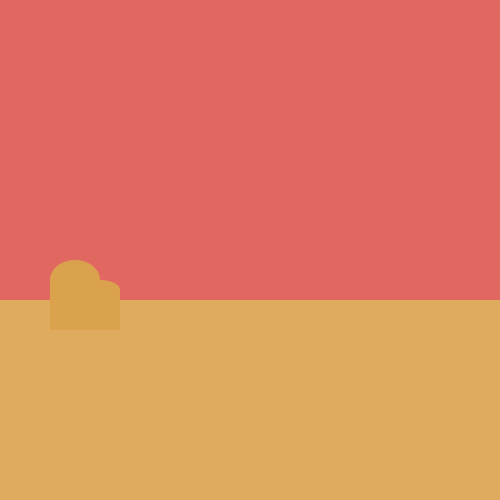
Frame 1 (no input)
Frame 60 (the mouse pressed at the canvas centre just before this capture): identical to frame 1, image omitted
Frame 120 (the mouse held since frame 60 and released just before this capture): identical to frame 1, image omitted

The Processing sketch that drew this single still picture (run headless with seeded random() and noise(); from frame 60 on, the mouse is pressed at the canvas centre):

// Processing sketch: processing_185291
// ── processing_185291.pde

//landscape project - tatooine sunset

//alter the horizon 
int y = 300;

//sandy ground color
color color1 = color(219, 162, 78);
//sky color
color color2 = color(220, 80, 71);

void setup() {
size(500, 500);
smooth();
background(255);
noStroke();

//ground
fill(color1,230);
rect(0, y, width, height-y);
//sky
fill(color2, 220);
rect(0, 0, width, y);
//building
fill(color1);
rect(50, y-20, 0.1*width, 0.1*height);
rect(50+ 0.1*width, (y-10), 0.04*width, 0.08*height);
arc(50 + 0.05*width, y-20, 0.1*width, 0.08*height, PI, TWO_PI);
arc(50 + 0.1*width, y-10, 0.08*width, 0.04*height, PI, TWO_PI);
}
void draw() {}

//too many suns!
void mousePressed() {
if(mouseY < y) {
fill(color2, 210);
ellipse(mouseX, mouseY, 0.05*width, 0.05*height);
fill(244, 121, 5, 200);
ellipse(mouseX, mouseY, 0.03*width, 0.03*height);
}

float a = 0.02*width;
float b = 0.03*height;
float c = 0.01*width;
float d = 0.01*height;
float e = 0.02*height;


//too many D2's! (in shadow)
if(mouseY > y) {
fill(0, 180);
noStroke();
rect(mouseX, mouseY, a, b); //body
arc(mouseX+(c), mouseY, a, e, PI, TWO_PI); //head
arc(mouseX+(c), mouseY+(b), 0.03*width, e, PI, TWO_PI); //wheels
arc(mouseX+(c), mouseY+(d), 0.03*width, d, PI, TWO_PI); //arm attachment
rect(mouseX+(0.021*width), mouseY+(d), 0.002*width, e); //arm right
rect(mouseX-(0.004*width), mouseY+(d), 0.002*width, e); //arm left
}
}





 
